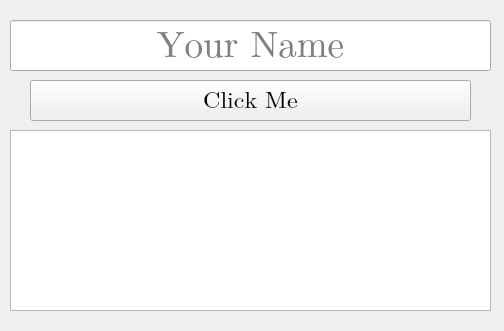
<?xml version="1.0" encoding="UTF-8"?>
<ui version="4.0">
 <class>Form</class>
 <widget class="QWidget" name="Form">
  <property name="geometry">
   <rect>
    <x>0</x>
    <y>0</y>
    <width>504</width>
    <height>331</height>
   </rect>
  </property>
  <property name="windowTitle">
   <string>Form</string>
  </property>
  <widget class="QPushButton" name="btn">
   <property name="geometry">
    <rect>
     <x>30</x>
     <y>80</y>
     <width>441</width>
     <height>41</height>
    </rect>
   </property>
   <property name="font">
    <font>
     <family>Cambria Math</family>
     <pointsize>18</pointsize>
    </font>
   </property>
   <property name="cursor">
    <cursorShape>PointingHandCursor</cursorShape>
   </property>
   <property name="mouseTracking">
    <bool>true</bool>
   </property>
   <property name="text">
    <string>Click Me</string>
   </property>
  </widget>
  <widget class="QLineEdit" name="input">
   <property name="geometry">
    <rect>
     <x>10</x>
     <y>20</y>
     <width>481</width>
     <height>51</height>
    </rect>
   </property>
   <property name="font">
    <font>
     <family>Cambria Math</family>
     <pointsize>28</pointsize>
    </font>
   </property>
   <property name="toolTip">
    <string/>
   </property>
   <property name="statusTip">
    <string/>
   </property>
   <property name="text">
    <string/>
   </property>
   <property name="alignment">
    <set>Qt::AlignCenter</set>
   </property>
   <property name="placeholderText">
    <string>Your Name</string>
   </property>
   <property name="clearButtonEnabled">
    <bool>true</bool>
   </property>
  </widget>
  <widget class="QTextEdit" name="output">
   <property name="geometry">
    <rect>
     <x>10</x>
     <y>130</y>
     <width>481</width>
     <height>181</height>
    </rect>
   </property>
   <property name="font">
    <font>
     <family>Script</family>
     <pointsize>28</pointsize>
     <weight>75</weight>
     <bold>true</bold>
    </font>
   </property>
   <property name="cursor" stdset="0">
    <cursorShape>ForbiddenCursor</cursorShape>
   </property>
   <property name="statusTip">
    <string>Display only...</string>
   </property>
   <property name="readOnly">
    <bool>true</bool>
   </property>
   <property name="placeholderText">
    <string/>
   </property>
  </widget>
 </widget>
 <resources/>
 <connections/>
</ui>
